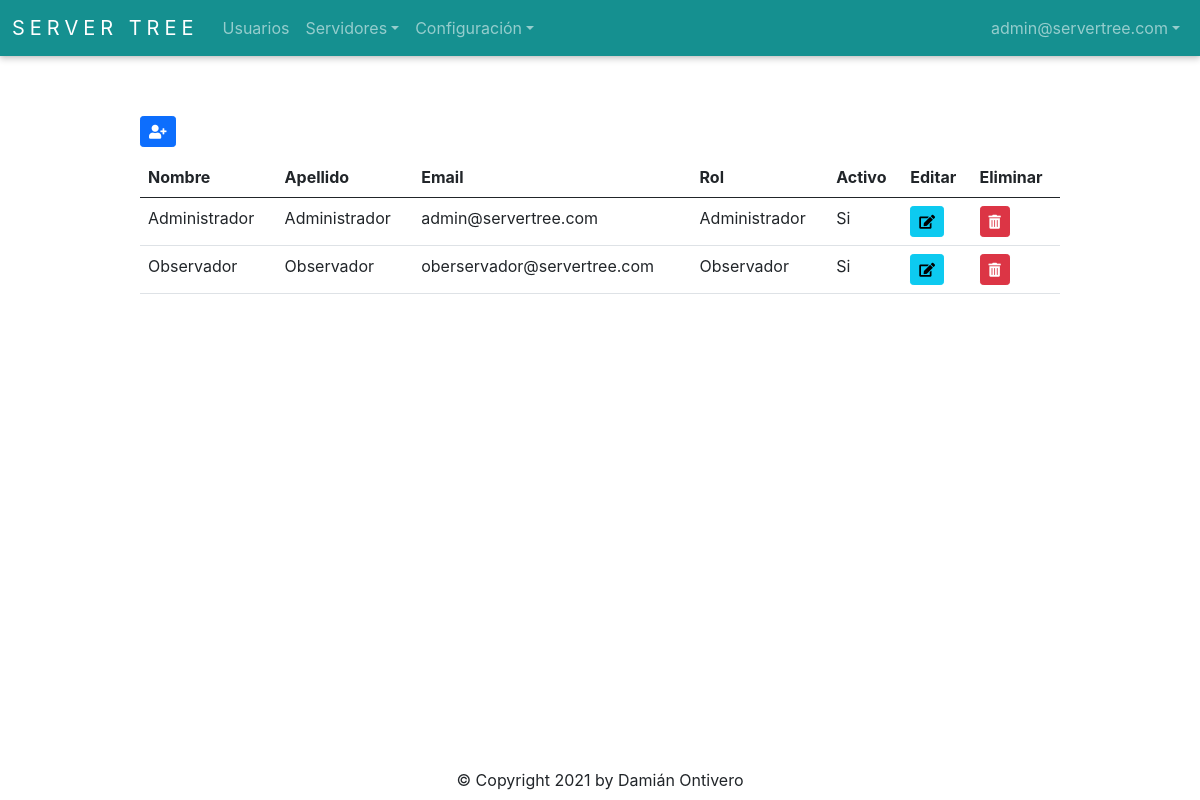
Page /auth/get_user_all (signed in) on the committed database.
### app/auth/models.py (models this page shows, shortened)
class User(db.Model, UserMixin):
    __tablename__ = 'Users'
    id = db.Column(db.Integer, autoincrement=True, primary_key=True)
    firstname = db.Column(db.String(128), nullable=False)
    lastname = db.Column(db.String(128), nullable=False)
    email = db.Column(db.String(256), unique=True, nullable=False)
    password = db.Column(db.String(256), nullable=False)
    role_id = db.Column(db.Integer, db.ForeignKey('Roles.id'), nullable=False)
    is_active = db.Column(db.Boolean)
    @staticmethod
    def get_by_id(id):
        return User.query.get(id)

class Role(db.Model):
    __tablename__ = 'Roles'
    id = db.Column(db.Integer, autoincrement=True, primary_key=True)
    role = db.Column(db.String(30), unique=True, nullable=False)
    @staticmethod
    def get_all():
        return Role.query.all()

### app/auth/routes.py (the view)
@auth_bp.route('/get_user_all', methods=['GET', 'POST'])
@login_required
def get_user_all():
    data = db.session.query(User, Role).join(Role).all()
    environments = Environment.get_all()
    user_form = UserForm()
    return render_template('user.html', data=data, environments=environments, user_form=user_form)

### app/auth/routes.py (called while the page is built)
@login_manager.user_loader
def load_user(user_id):
    return User.get_by_id(int(user_id))

### app/environments/models.py (called while the page is built)
    @staticmethod
    def get_all():
        return Environment.query.all()

### app/auth/templates/user.html (shortened to what this page needs)
{% extends 'base.html' %}
{% import 'bootstrap/wtf.html' as wtf %}
{% block content %}
<div class="buttons">
  {% if current_user.role_id == 1 %}
    <button type="button" id="addUserButton" class="btn btn-primary btn-sm" data-bs-toggle="modal" data-bs-target="#userModal"><i class="fas fa-user-plus"></i></button>
  {% else %}
    <button disabled type="button" id="addUserButton" class="btn btn-primary btn-sm" data-bs-toggle="modal" data-bs-target="#userModal"><i class="fas fa-user-plus"></i></button>
  {% endif %}
</div>
<table class="table table-hover">
  <thead>
    <tr>
      <th>Nombre</th>
      <th>Apellido</th>
      <th>Email</th>
      <th>Rol</th>
      <th>Activo</th>
      <th>Editar</th>
      <th>Eliminar</th>
    </tr>
  </thead>
  <tbody>
    {% for user, role in data %}
      <tr>
        <td>{{ user.firstname }}</td>
        <td>{{ user.lastname }}</td>
        <td>{{ user.email }}</td>
        <td>{{ role.role }}</td>
        <td>
          {% if user.is_active == 0 %}
            No
          {% elif user.is_active == 1  %}
            Si
          {% endif %}
        </td>
        {% if current_user.role_id == 1 %}
          <td>
            <button type="button" class="btn btn-info btn-sm" id="editUserButton" data-id={{ user.id }} data-bs-toggle="modal" data-bs-target="#userModal"><i class="fas fa-edit"></i></button>
          </td>
          <td>
            <button type="button" class="btn btn-danger btn-sm" id="deleteUserButton" data-id={{ user.id }} data-bs-toggle="modal" data-bs-target="#deleteUserModal"><i class="fas fa-trash-alt"></i></button>
          </td>
        {% endif %}
      </tr>
    {% endfor %}
  </tbody>
</table>
{% endblock %}

### app/templates/base.html (shortened to what this page needs)
<!doctype html>
<html>
<head>
  <link rel="stylesheet" href="{{ url_for('static', filename='style.css') }}">
  <link rel="stylesheet" href="https://cdn.jsdelivr.net/npm/bootstrap@5.0.0/dist/css/bootstrap.min.css">
  <link rel="stylesheet" href="https://use.fontawesome.com/releases/v5.6.3/css/all.css">
</head>
<body>
  <nav class="navbar navbar-expand-lg navbar-dark">
      <div class="container-fluid">
        <a class="navbar-brand" href="{{ url_for('index.index') }}">Server Tree</a>
        <div class="collapse navbar-collapse" id="navbarSupportedContent">
          <ul class="navbar-nav me-auto mb-2 mb-lg-0">
              <li class="nav-item">
                <a class="nav-link" href="{{ url_for('auth.get_user_all') }}">Usuarios</a>
              </li>
              <li class="nav-item dropdown">
                  <a class="nav-link dropdown-toggle" href="#" id="navbarDropdown" role="button" data-bs-toggle="dropdown" aria-expanded="false">Servidores</a>
              </li>
              <li class="nav-item dropdown">
                  <a class="nav-link dropdown-toggle" href="#" id="navbarDropdown" role="button" data-bs-toggle="dropdown" aria-expanded="false">Configuración</a>
              </li>
          </ul>
          <ul class="navbar-nav">
            <li class="nav-item dropdown">
              <a class="nav-link dropdown-toggle" href="#" id="navbarDropdown" role="button" data-bs-toggle="dropdown" aria-expanded="false">{{ current_user.email }}</a>
            </li>
          </ul>
        </div>
      </div>
  </nav>
  <div class="container-base">
    {% block content %}{% endblock %}
  </div>
  <div class="footer">
    &copy; Copyright 2021 by Damián Ontivero
  </div>
</body>
</html>

### app/static/style.css (style rules this page uses)
* { text-decoration: none; font-family: -apple-system, BlinkMacSystemFont, 'Segoe UI', Roboto, Oxygen, Ubuntu, Cantarell, 'Open Sans', 'Helvetica Neue', sans-serif; }
html, body { margin: 0; padding: 0; width: 100%; height: 100%; position: relative; }
.navbar { background-color: #159090; box-shadow: 0 0 0.2rem rgb(0 0 0 / 10%), 0 0.2rem 0.4rem rgb(0 0 0 / 20%); }
.navbar-brand { text-transform: uppercase; letter-spacing: 5px; font-size: large; }
.footer { width: 100%; text-align: center; position: absolute; bottom: 1%; }
.container-base { width: 80%; position: relative; padding: 20px; left: 10%; top: 5%; overflow-x: auto; }
.container-base .buttons { margin-bottom: 10px; }

### rows in the picture
User: email "admin@servertree.com", firstname "Administrador", lastname "Administrador", role "Administrador", is_active "Si"
User: firstname "Observador", lastname "Observador", email "oberservador@servertree.com", role "Observador", is_active "Si"
